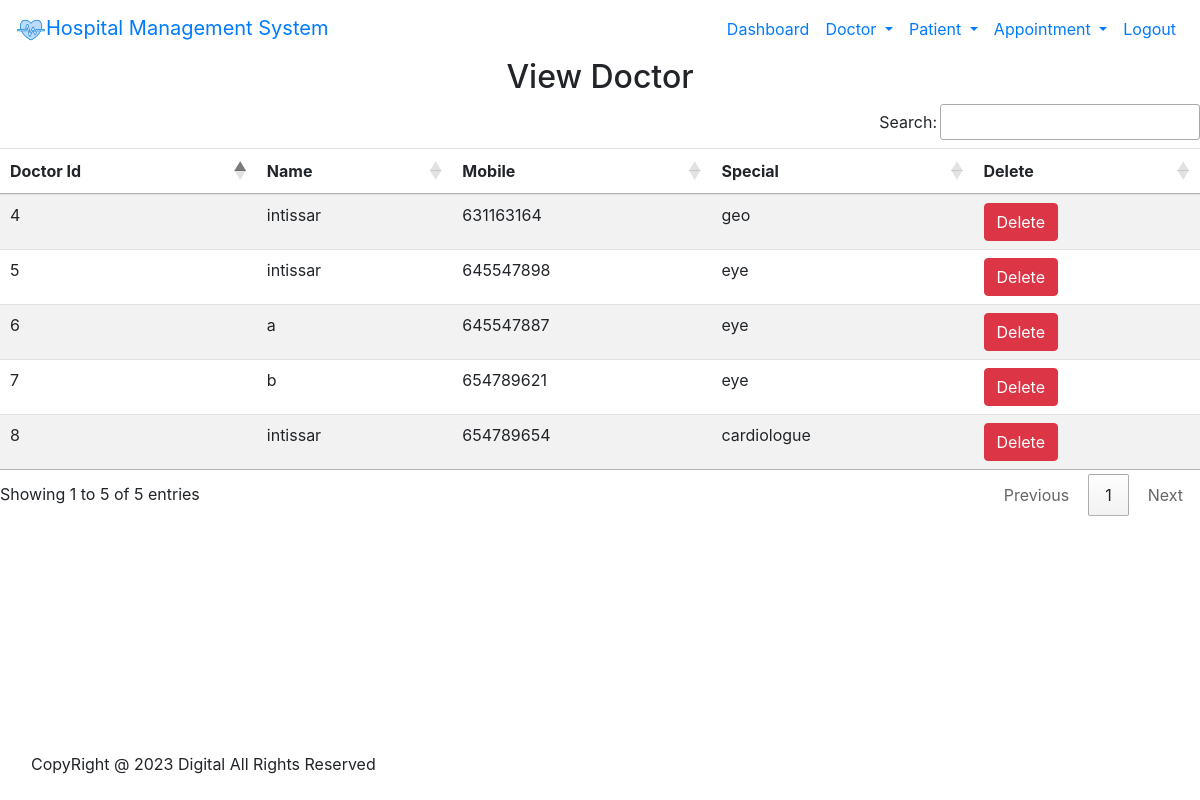
/view_doctor/ (signed in), run on the app's committed database.
### santé/models.py (models this page shows, shortened)
class Doctor(models.Model):
    Name = models.CharField(max_length=50)
    mobile = models.IntegerField()
    special = models.CharField(max_length=50)

### santé/views.py (the view)
# urls.py: path('view_doctor/', views.view_doctor, name='view_doctor'),
def view_doctor(request):
    if not request.user.is_staff:
        return redirect('login')
    doc = Doctor.objects .all()
    d = {'doc': doc}
    return render(request,'view_doctor.html',d)

### template/view_doctor.html
 {% include 'base.html' %}
{% load static %}
{% include 'nav.html' %}
{% include 'footer.html' %}
<div>
    <h2 class="text-center">View Doctor</h2>
    <table id="example" class="table table-striped">
        <thead>
        <tr>
            <th>Doctor Id</th>
            <th>Name</th>
            <th>Mobile</th>
            <th>Special</th>
            <th>Delete</th>
        </tr>
        </thead>
        <tbody>
          {% for i in doc %}
          <tr>
              <td>{{i.id}}</td>
              <td>{{i.Name}}</td>
              <td>{{i.mobile}}</td>
              <td>{{i.special}}</td>
              <td><a href="{% url 'delete_doctor' i.id %}" onclick="return confirm('Are you sure you want to delete?')" class="btn btn-danger" >Delete</a></td>
          </tr>
          {% endfor %}
        </tbody>
    </table>
</div>

### template/base.html (shortened to what this page needs)
{% load static%}
<!DOCTYPE html>
<html lang="en" xmlns="http://www.w3.org/1999/html">
<head>
    <link rel="stylesheet" href="https://maxcdn.bootstrapcdn.com/bootstrap/4.5.2/css/bootstrap.min.css">
    <link rel="stylesheet" href="https://use.fontawesome.com/releases/v5.7.0/css/all.css">
    <link rel="stylesheet" href="{% static 'css/mystyle.css' %}" >
    <link rel="stylesheet" href="{% static 'images/i1.png' %}" >
    <link rel="stylesheet" href="https://cdn.datatables.net/1.13.2/css/jquery.dataTables.min.css">
    <link rel="stylesheet" href="https://cdn.datatables.net/buttons/2.3.4/css/buttons.dataTables.min.css">
</head>
<body>
</body>
</html>

### template/nav.html (shortened to what this page needs)
{% load static %}
<nav class="navbar navbar-expand-lg navbar bg-white">
    <a class="navbar-brand" href="{% url 'home' %}"><img src="{% static 'images/i1.png' %}"  style="width: 30px; height: 30px">Hospital Management System</a>
    <div class="collapse navbar-collapse" id="navbarSupportedContent">
      <ul class="navbar-nav ml-auto">
        {% if request.user.is_staff %}
        <li class="nav-item">
          <a class="nav-link" href="{% url 'dashboard' %}">Dashboard<span class="sr-only">(current)</span></a>
        </li>
        <li class="nav-item dropdown">
          <a class="nav-link dropdown-toggle" id="navbarDropdown" href="#" role="button" data-toggle="dropdown" aria-expanded="false">
            Doctor
          </a>
        </li>
        <li class="nav-item dropdown">
          <a class="nav-link dropdown-toggle" id="navbarDropdown" href="#" role="button" data-toggle="dropdown" aria-expanded="false">
            Patient </a>
        </li>
        <li class="nav-item dropdown">
          <a class="nav-link dropdown-toggle" id="navbarDropdown" href="#" role="button" data-toggle="dropdown" aria-expanded="false">
            Appointment
          </a>
        </li>
        <li class="nav-item">
          <a class="nav-link" href="{% url 'logout_admin' %}">Logout</a>
        </li>
        {% endif %}
      </ul>
      </div>
</nav>

### template/footer.html
<nav class="navbar navbar-expand-lg text-center  bg-white fixed-bottom">
  <div class="footer-bottom text-center">
    <div class="container text-center">
      <div class="row text-center">
        <div class="col-sm-12 text-center">
          <div class="copyright-text text-center">
            <p class="text-center">CopyRight @ 2023 Digital All Rights Reserved</p>
          </div>
        </div>
      </div>
    </div>
  </div>
</nav>

### data on the page
Doctor: id "4", Name "intissar", mobile "631163164", special "geo"
Doctor: id "5", Name "intissar", mobile "645547898", special "eye"
Doctor: id "6", Name "a", mobile "645547887", special "eye"
Doctor: id "7", Name "b", mobile "654789621", special "eye"
Doctor: id "8", Name "intissar", mobile "654789654", special "cardiologue"
